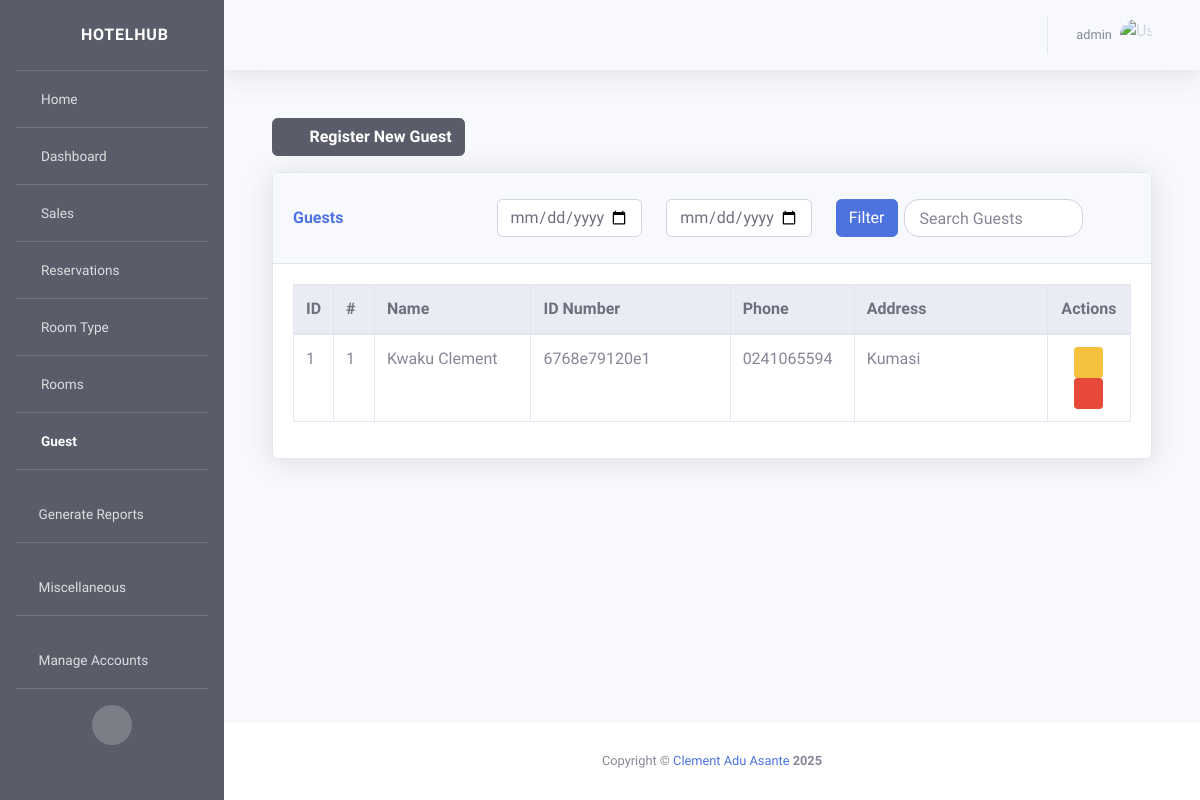
Page /guests/ (signed in) on the earlier database version.
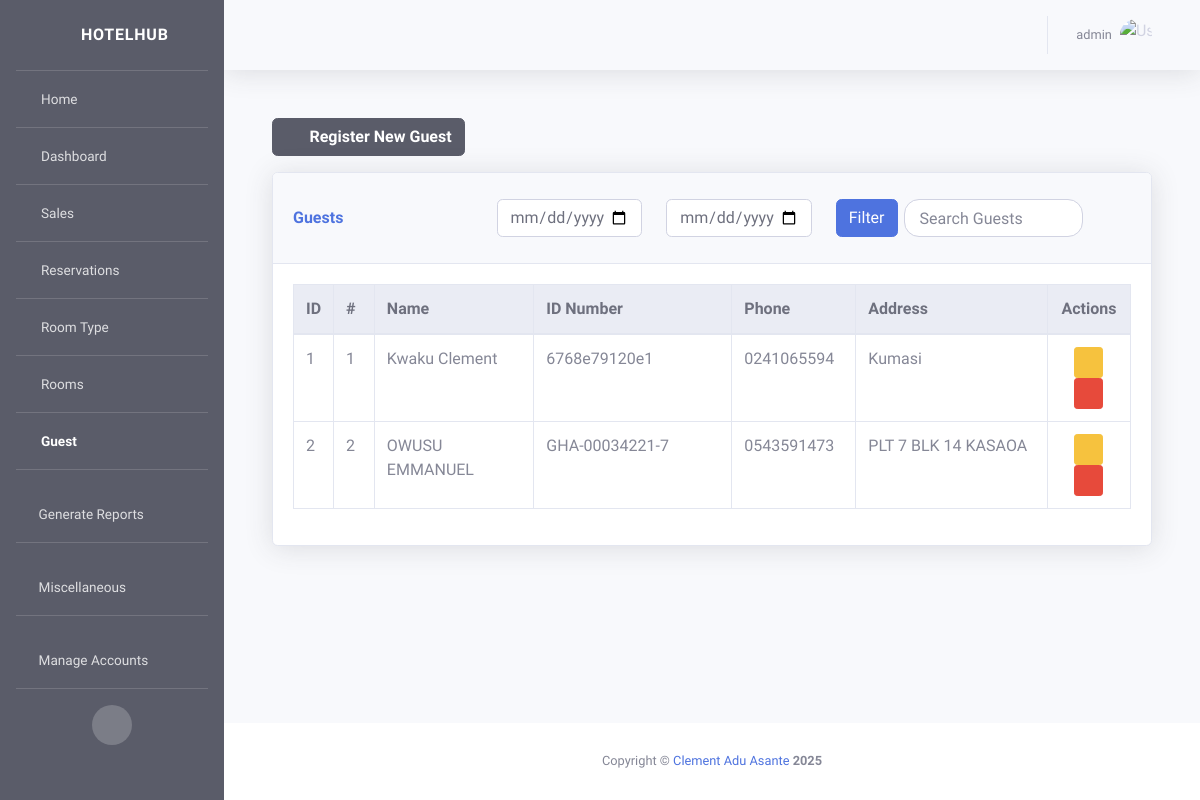
Same page on the later database version.
### guests/models.py (models this page shows, shortened)
class Guest(models.Model):
    first_name = models.CharField(max_length=256)
    last_name = models.CharField(max_length=256, blank=True, null=True)
    address = models.TextField(max_length=256, blank=True, null=True)
    national_id = models.TextField(max_length=256, blank=True, null=True)
    phone = models.CharField(max_length=30, blank=True, null=True)
    created_at = models.DateField(default=now)
    class Meta:
        db_table = 'Guests'
    def get_full_name(self):
        return f"{self.first_name} {self.last_name}"

### guests/views.py (the view, shortened to what this page needs)
# urls.py: path('', views.guests_list_view, name='guests_list'),
@login_required(login_url="/authentication/login/")
def guests_list_view(request):
    cache_key = f'guest_list_{request.user.id}'
    cache.delete(cache_key)
    start_date = request.GET.get('start_date')
    end_date = request.GET.get('end_date')
    search_term = request.GET.get('search')
    guest_query = Guest.objects.all()
    context = {
        "active_icon": "guests",
        "guests": guest_query,
        "start_date": start_date,
        "end_date": end_date,
        "search_term": search_term
    }
    if request.user.is_authenticated:
        action = f"Viewed guests list"
        details = f"User: {request.user.username}, IP: {request.META.get('REMOTE_ADDR')}, User-Agent: {request.META.get('HTTP_USER_AGENT')}"
        ip_address = request.META.get('REMOTE_ADDR')
        mac_address = get_mac_address()
        ActivityLog.objects.create(
            user=request.user,
            action=action,
            details=details,
            ip_address=ip_address,
            mac_address=mac_address
        )
    return render(request, "guests.html", context=context)

### activitylog/activity_logger.py (called while the page is built)
    def __call__(self, request):
        response = self.get_response(request)
        if request.user.is_authenticated:
            action = f"{request.method} {request.path}"
            details = f"User: {request.user.username}, IP: {request.META.get('REMOTE_ADDR')}, User-Agent: {request.META.get('HTTP_USER_AGENT')}"
            ip_address = request.META.get('REMOTE_ADDR')
            mac_address = self.get_mac_address()
            ActivityLog.objects.create(
                user=request.user,
                action=action,
                details=details,
                ip_address=ip_address,
                mac_address=mac_address
            )
        return response

    def get_mac_address(self):
        mac_num = hex(uuid.getnode()).replace('0x', '').upper()
        mac = '-'.join(mac_num[i: i+2] for i in range(0, 11, 2))
        return mac

### activitylog/views.py (called while the page is built)
def get_mac_address():
    mac_num = hex(uuid.getnode()).replace('0x', '').upper()
    mac = '-'.join(mac_num[i: i+2] for i in range(0, 11, 2))
    return mac

### guests/templates/guests.html (shortened to what this page needs)
{% extends "base.html" %}
{% load static %}
{% block stylesheets %}
<link href="{% static 'vendor/datatables/dataTables.bootstrap4.min.css' %}" rel="stylesheet">
<link href="{% static 'css/pagination_buttons.css' %}" rel="stylesheet">
{% endblock stylesheets %}
{% block content %}
<div class="container-fluid">
    <div class="row ml-0 mb-3">
        <a href="{% url 'guests:guests_add' %}">
            <button type="button" class="btn btn-dark font-weight-bold">
                <i class="fas fa-plus mr-2"></i>
                Register New Guest
            </button>
        </a>
    </div>
    <div class="card shadow mb-4">
        <div class="card-header py-3 d-flex justify-content-between align-items-center">
            <div class="row align-items-center">
                <div class="col-md-3">
                    <h6 class="m-0 font-weight-bold text-primary">Guests</h6>
                </div>
                <div class="col-md-6">
                    <div class="row">
                        <div class="col-md-5">
                            <input type="date" class="form-control" id="startDate">
                        </div>
                        <div class="col-md-5">
                            <input type="date" class="form-control" id="endDate">
                        </div>
                        <div class="col-md-2">
                            <button id="filterDate" class="btn btn-primary">Filter</button>
                        </div>
                    </div>
                </div>
                <div class="col-md-3">
                    <input type="text" class="form-control" id="guestSearch" placeholder="Search Guests">
                </div>
            </div>
        </div>
        <div class="card-body">
            <div class="table-responsive">
                <table class="table table-bordered table-hover" id="dataTable" width="100%" cellspacing="0">
                    <thead class="thead-light">
                        <tr>
                            <th>ID</th>
                            <th style="width:5%">#</th>
                            <th style="width:20%">Name</th>
                            <th style="width:25%">ID Number</th>
                            <th style="width:15%">Phone</th>
                            <th style="width:25%">Address</th>
                            <th class="text-center" style="width:10%">Actions</th>
                        </tr>
                    </thead>
                    <tbody>
                        {% for g in guests %}
                        <tr>
                            <td>{{g.id}}</td>
                            <td>{{forloop.counter}}</td>
                            <td>{{g.get_full_name}}</td>
                            <td>{{g.national_id}}</td>
                            <td>{{g.phone}}</td>
                            <td>{{g.address}}</td>
                            <td class="text-center">
                                <a href="{% url 'guests:guests_update' g.id %}" class="text-decoration-none">
                                    <button type="button" class="btn btn-warning btn-sm" data-bs-toggle="tooltip" title="Update guest">
                                        <i class="fas fa-pen"></i>
                                    </button>
                                </a>
                                <a class="text-decoration-none">
                                    <button rel="delete" type="button" class="btn btn-danger btn-sm" data-toggle="modal" data-target="#exampleModal">
                                        <i class="fas fa-trash"></i>
                                    </button>
                                </a>
                            </td>
                        </tr>
                        {% endfor %}
                    </tbody>
                </table>
            </div>
        </div>
    </div>
</div>
{% endblock content %}

Differences in the rows shown:
added Guest: id "2", get_full_name "OWUSU EMMANUEL", national_id "GHA-00034221-7", phone "0543591473", address "PLT 7 BLK 14 KASAOA"
